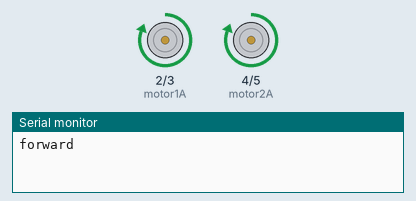
The sketch below on a simulated Arduino Uno, built with avr-gcc and run on an emulated ATmega328P. On the bench: motor-driver pin pairs drawn as motors (green arrow = first pin HIGH = forward, orange = second pin HIGH = backward, longer = more drive), the last lines printed to the serial monitor.

Above: at 0.5 s.
At 1.5 s:
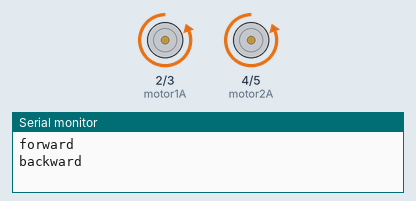
At 2.5 s:
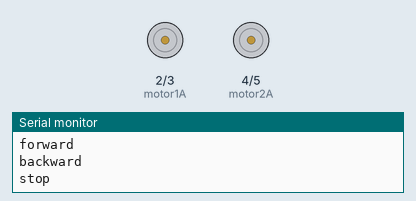
At 4.5 s:
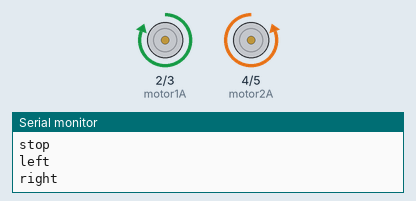
Timing chart, 0 to 6.5 s (numbered marks = the images above):
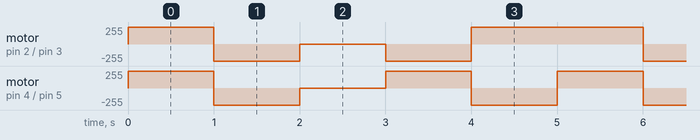

The sketch:

arduinoMotorDriverControl.ino
```cpp
//Sadece motor sürücüyü test etmek için
const int motor1A = 2;
const int motor1B = 3;
const int motor2A = 4;
const int motor2B = 5;
String command;

void setup() {

  pinMode(motor1A, OUTPUT);
  pinMode(motor1B, OUTPUT);
  pinMode(motor2A, OUTPUT);
  pinMode(motor2B, OUTPUT);

  Serial.begin(9600);

}

void setMotor(int m1a, int m1b, int m2a, int m2b){

  digitalWrite(motor1A, m1a);
  digitalWrite(motor1B, m1b);
  digitalWrite(motor2A, m2a);
  digitalWrite(motor2B, m2b);
  //Motorları ayarlamak için
}
String forward() {

  setMotor(HIGH, LOW, HIGH, LOW);
  command = "forward";
  return command;
  //İLERİ
}

String backward() {

  setMotor(LOW, HIGH, LOW, HIGH);
  command = "backward";
  return command;
  //GERİ
}

String left() {

  setMotor(LOW, HIGH, HIGH, LOW);
  command = "left";
  return command;
  //SOLA
}

String right() {

  setMotor(HIGH, LOW, LOW, HIGH);
  command = "right";
  return command;
  //SAĞA
}

String stop() {

  setMotor(LOW, LOW, LOW, LOW);
  command = "stop";
  return command;
  //DURDUR
}

void runAndControl(String command){
  Serial.println(command);
  delay(1000);
  //İşlevin kontrolünü sağlamak için
}

void loop() {
  runAndControl(forward());

  runAndControl(backward());

  runAndControl(stop());

  runAndControl(left());

  runAndControl(right());
}
```

Measured:
- by itself, motor on pin 2 (motor1A) / pin 3 (motor1B): repeats every 5.0 s: backward 255/255 1.0 s, stopped 1.0 s, backward 255/255 1.0 s, forward 255/255 2.0 s
- by itself, motor on pin 4 (motor2A) / pin 5 (motor2B): repeats every 5.0 s: backward 255/255 1.0 s, stopped 1.0 s, forward 255/255 1.0 s, backward 255/255 1.0 s, forward 255/255 1.0 s
